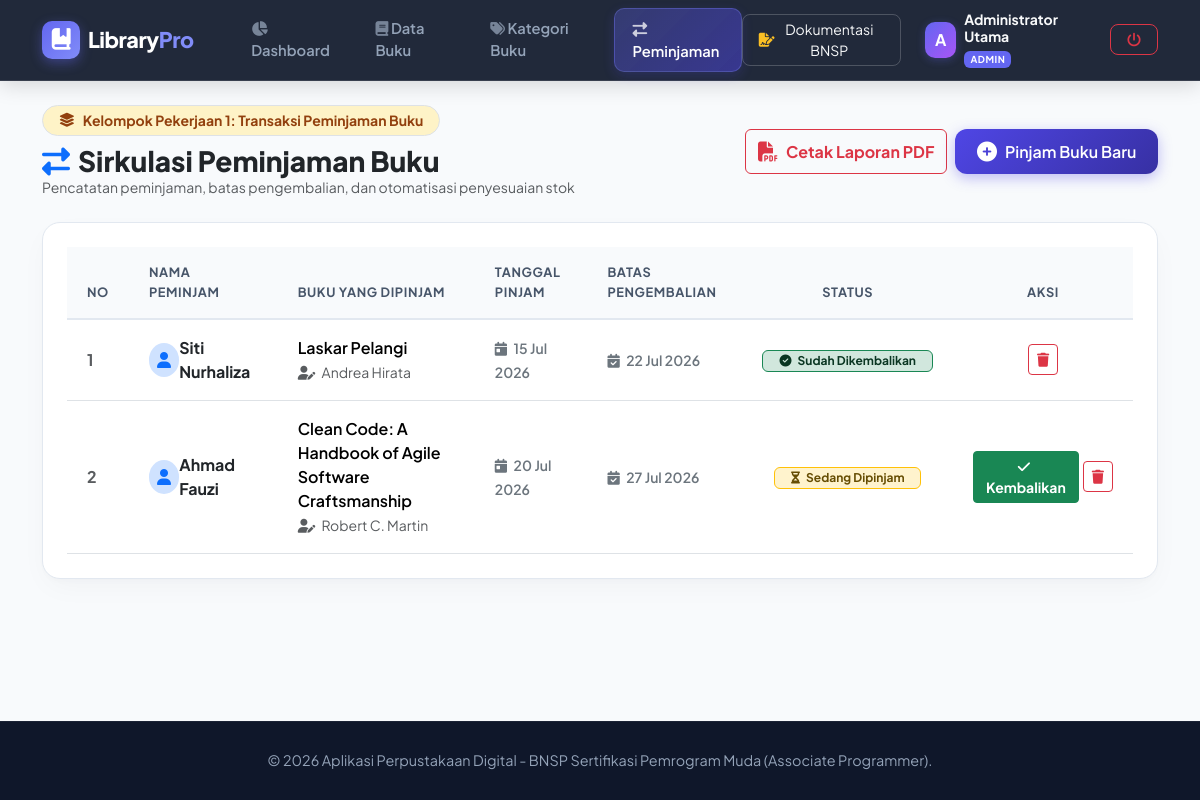
Screenshot of /Peminjaman/peminjaman.php (signed in) with the database file from the repository.
### tables this page shows
CREATE TABLE IF NOT EXISTS `peminjaman` (
    `id` INT AUTO_INCREMENT PRIMARY KEY,
    `id_buku` INT NOT NULL,
    `nama_peminjam` VARCHAR(100) NOT NULL,
    `tanggal_pinjam` DATE NOT NULL,
    `tanggal_kembali` DATE NOT NULL,
    `status` ENUM('dipinjam', 'dikembalikan') DEFAULT 'dipinjam',
    `created_at` TIMESTAMP DEFAULT CURRENT_TIMESTAMP,
    FOREIGN KEY (`id_buku`) REFERENCES `buku`(`id`) ON DELETE CASCADE ON UPDATE CASCADE
);

CREATE TABLE IF NOT EXISTS `buku` (
    `id` INT AUTO_INCREMENT PRIMARY KEY,
    `id_kategori` INT NOT NULL,
    `judul` VARCHAR(200) NOT NULL,
    `pengarang` VARCHAR(150) NOT NULL,
    `penerbit` VARCHAR(150) NOT NULL,
    `tahun_terbit` INT(4) NOT NULL,
    `isbn` VARCHAR(30) NULL,
    `stok` INT DEFAULT 1,
    `created_at` TIMESTAMP DEFAULT CURRENT_TIMESTAMP,
    FOREIGN KEY (`id_kategori`) REFERENCES `kategori`(`id`) ON DELETE CASCADE ON UPDATE CASCADE
);

### config.php (called while the page is built, shortened)
<?php
function getBaseUrl() {
    $scriptName = str_replace('\\', '/', $_SERVER['SCRIPT_NAME']);
    $dir = dirname($scriptName);
    $subdirs = ['/Auth', '/Dashboard', '/Buku', '/Kategori', '/Peminjaman', '/Laporan', '/auth', '/dashboard', '/buku', '/kategori', '/peminjaman', '/laporan'];
    foreach ($subdirs as $sd) {
        if (substr_compare($dir, $sd, -strlen($sd)) === 0) {
            $dir = substr($dir, 0, -strlen($sd));
            break;
        }
    }
    $dir = rtrim($dir, '/');
    return $dir;
}

### classes/Database.php (called while the page is built, shortened)
<?php
class Database {
    private static $instance = null;
    private $host = "localhost";
    private $db_name = "db_perpustakaan";
    private $username = "root";
    private $password = "";
    private $conn;
    private function __construct() {
        try {
            $this->conn = new PDO(
                "mysql:host=" . $this->host . ";charset=utf8mb4",
                $this->username,
                $this->password,
                [
                    PDO::ATTR_ERRMODE => PDO::ERRMODE_EXCEPTION,
                    PDO::ATTR_DEFAULT_FETCH_MODE => PDO::FETCH_ASSOC
                ]
            );
            $this->conn->exec("CREATE DATABASE IF NOT EXISTS `" . $this->db_name . "` DEFAULT CHARACTER SET utf8mb4 COLLATE utf8mb4_unicode_ci");
            $this->conn->exec("USE `" . $this->db_name . "`");
            $this->initTables();
        } catch (PDOException $e) {
            die("Koneksi Database Gagal: " . $e->getMessage());
        }
    }
    private function initTables() {
        try {
            $check = $this->conn->query("SHOW TABLES LIKE 'users'");
        } catch (Exception $e) {
            $this->createTablesDirectly();
        }
    }
    public static function getInstance() {
        if (self::$instance === null) {
            self::$instance = new Database();
        }
        return self::$instance;
    }
    public function getConnection() {
        return $this->conn;
    }
}

### classes/Peminjaman.php (called while the page is built, shortened)
<?php
require_once __DIR__ . '/Database.php';
class Peminjaman {
    private $db;
    private $table = "peminjaman";
    public function __construct() {
        $this->db = Database::getInstance()->getConnection();
    }
    public function getAll() {
        $query = "SELECT p.*, b.judul as judul_buku, b.pengarang
                  FROM " . $this->table . " p
                  LEFT JOIN buku b ON p.id_buku = b.id
                  ORDER BY p.id DESC";
        $stmt = $this->db->prepare($query);
        $stmt->execute();
        return $stmt->fetchAll();
    }
}

### Peminjaman/peminjaman.php (the view, shortened to what this page needs)
<?php
require_once __DIR__ . '/../config.php';
require_once __DIR__ . '/../classes/Peminjaman.php';
$peminjamanModel = new Peminjaman();
$listPeminjaman = $peminjamanModel->getAll();
require_once __DIR__ . '/../includes/header.php';
?>
<div class="container py-4">
    <div class="d-flex justify-content-between align-items-center mb-4 flex-wrap gap-3">
        <div>
            <div class="d-inline-flex align-items-center gap-2 px-3 py-1 rounded-pill bg-amber-50 text-amber-700 fw-bold small mb-2 border border-amber-200" style="background:#fef3c7; color:#92400e;">
                <i class="fa-solid fa-layer-group"></i> Kelompok Pekerjaan 1: Transaksi Peminjaman Buku
            </div>
            <h3 class="fw-extrabold text-dark mb-0" style="font-weight: 800;"><i class="fa-solid fa-right-left text-primary me-2"></i>Sirkulasi Peminjaman Buku</h3>
            <p class="text-muted small mb-0">Pencatatan peminjaman, batas pengembalian, dan otomatisasi penyesuaian stok</p>
        </div>
        <div class="d-flex gap-2">
            <a href="<?= getBaseUrl() ?>/Laporan/cetak_pdf.php" target="_blank" class="btn btn-outline-danger fw-bold d-flex align-items-center gap-2">
                <i class="fa-solid fa-file-pdf fs-5"></i> <span>Cetak Laporan PDF</span>
            </a>
            <button class="btn btn-primary btn-primary-custom d-flex align-items-center gap-2" data-bs-toggle="modal" data-bs-target="#modalTambahPeminjaman">
                <i class="fa-solid fa-plus-circle fs-5"></i> <span>Pinjam Buku Baru</span>
            </button>
        </div>
    </div>
    <div class="card card-custom p-4">
        <div class="table-responsive">
            <table class="table table-hover table-custom align-middle">
                <thead>
                    <tr>
                        <th style="width: 50px;">No</th>
                        <th>Nama Peminjam</th>
                        <th>Buku Yang Dipinjam</th>
                        <th>Tanggal Pinjam</th>
                        <th>Batas Pengembalian</th>
                        <th class="text-center">Status</th>
                        <th class="text-center" style="width: 180px;">Aksi</th>
                    </tr>
                </thead>
                <tbody>
                    <?php if (empty($listPeminjaman)): ?>
                        <tr>
                            <td colspan="7" class="text-center text-muted py-5">
                                <i class="fa-solid fa-hand-holding-hand fs-1 text-secondary opacity-50 mb-3 d-block"></i>
                                Belum ada data transaksi peminjaman. Klik tombol Pinjam Buku Baru di atas.
                            </td>
                        </tr>
                    <?php else: ?>
                        <?php foreach ($listPeminjaman as $index => $p): ?>
                            <tr>
                                <td class="fw-bold text-muted"><?= $index + 1 ?></td>
                                <td>
                                    <div class="d-flex align-items-center gap-2.5">
                                        <div class="p-2 rounded-circle bg-primary-subtle text-primary fw-bold" style="width: 34px; height: 34px; display: flex; align-items: center; justify-content: center;">
                                            <i class="fa-solid fa-user"></i>
                                        </div>
                                        <div class="fw-bold text-dark"><?= htmlspecialchars($p['nama_peminjam']) ?></div>
                                    </div>
                                </td>
                                <td>
                                    <div class="fw-semibold text-indigo-900"><?= htmlspecialchars($p['judul_buku'] ?? '-') ?></div>
                                    <small class="text-muted"><i class="fa-solid fa-user-pen me-1"></i> <?= htmlspecialchars($p['pengarang'] ?? '') ?></small>
                                </td>
                                <td><small class="fw-semibold text-secondary"><i class="fa-solid fa-calendar-day me-1"></i> <?= date('d M Y', strtotime($p['tanggal_pinjam'])) ?></small></td>
                                <td><small class="fw-semibold text-secondary"><i class="fa-solid fa-calendar-check me-1"></i> <?= date('d M Y', strtotime($p['tanggal_kembali'])) ?></small></td>
                                <td class="text-center">
                                    <?php if ($p['status'] == 'dipinjam'): ?>
                                        <span class="badge bg-warning-subtle text-warning-emphasis border border-warning px-3 py-1.5 fw-bold">
                                            <i class="fa-solid fa-hourglass-half me-1"></i> Sedang Dipinjam
                                        </span>
                                    <?php else: ?>
                                        <span class="badge bg-success-subtle text-success-emphasis border border-success px-3 py-1.5 fw-bold">
                                            <i class="fa-solid fa-circle-check me-1"></i> Sudah Dikembalikan
                                        </span>
                                    <?php endif; ?>
                                </td>
                                <td class="text-center">
                                    <div class="d-flex align-items-center justify-content-center gap-1">
                                        <?php if ($p['status'] == 'dipinjam'): ?>
                                            <form method="POST" action="" class="d-inline">
                                                <button type="submit" class="btn btn-sm btn-success fw-bold px-2.5" title="Kembalikan Buku Ini">
                                                    <i class="fa-solid fa-check me-1"></i> Kembalikan
                                                </button>
                                            </form>
                                        <?php endif; ?>
                                        <button class="btn btn-sm btn-outline-danger"
                                                data-bs-toggle="modal"
                                                data-bs-target="#modalHapusPeminjaman<?= $p['id'] ?>"
                                                title="Hapus Transaksi">
                                            <i class="fa-solid fa-trash"></i>
                                        </button>
                                    </div>
                                </td>
                            </tr>
                        <?php endforeach; ?>
                    <?php endif; ?>
                </tbody>
            </table>
        </div>
    </div>
</div>
<?php require_once __DIR__ . '/../includes/footer.php'; ?>

### includes/header.php (style rules this page uses)
:root { --primary-gradient: linear-gradient(135deg, #4f46e5 0%, #3730a3 100%); --accent-gradient: linear-gradient(135deg, #06b6d4 0%, #3b82f6 100%); --card-border-radius: 18px; }
body { font-family: 'Plus Jakarta Sans', 'Inter', sans-serif; background: #f8fafc; color: #1e293b; min-height: 100vh; display: flex; flex-direction: column; }
.card-custom { border: 1px solid #e2e8f0; border-radius: var(--card-border-radius); box-shadow: 0 10px 30px -5px rgba(15, 23, 42, 0.04), 0 4px 6px -2px rgba(15, 23, 42, 0.02); background: #ffffff; transition: all 0.25s ease; }
.table-custom { margin-bottom: 0; }
.table-custom th { background-color: #f8fafc; color: #475569; font-weight: 700; font-size: 0.8rem; text-transform: uppercase; letter-spacing: 0.6px; padding: 1rem 1.25rem; border-bottom: 2px solid #e2e8f0; }
.table-custom td { padding: 1rem 1.25rem; vertical-align: middle; }
.btn-primary-custom { background: var(--primary-gradient); border: none; border-radius: 12px; font-weight: 600; padding: 0.65rem 1.35rem; color: #fff; box-shadow: 0 4px 14px rgba(79, 70, 229, 0.35); transition: all 0.25s ease; }

### rows the page displays
peminjaman: nama_peminjam "Siti Nurhaliza", id_buku.judul "Laskar Pelangi", id_buku.pengarang "Andrea Hirata", tanggal_pinjam "15 Jul 2026", tanggal_kembali "22 Jul 2026", status "dikembalikan" (drawn)
peminjaman: nama_peminjam "Ahmad Fauzi", id_buku.judul "Clean Code: A Handbook of Agile Software Craftsmanship", id_buku.pengarang "Robert C. Martin", tanggal_pinjam "20 Jul 2026", tanggal_kembali "27 Jul 2026", status "dipinjam" (drawn)

### other values shown
substr($currentUser['nama_lengkap'] ?? 'A', 0, 1) "A"
$currentUser['nama_lengkap'] "Administrator Utama"
$currentUser['role'] "ADMIN"
